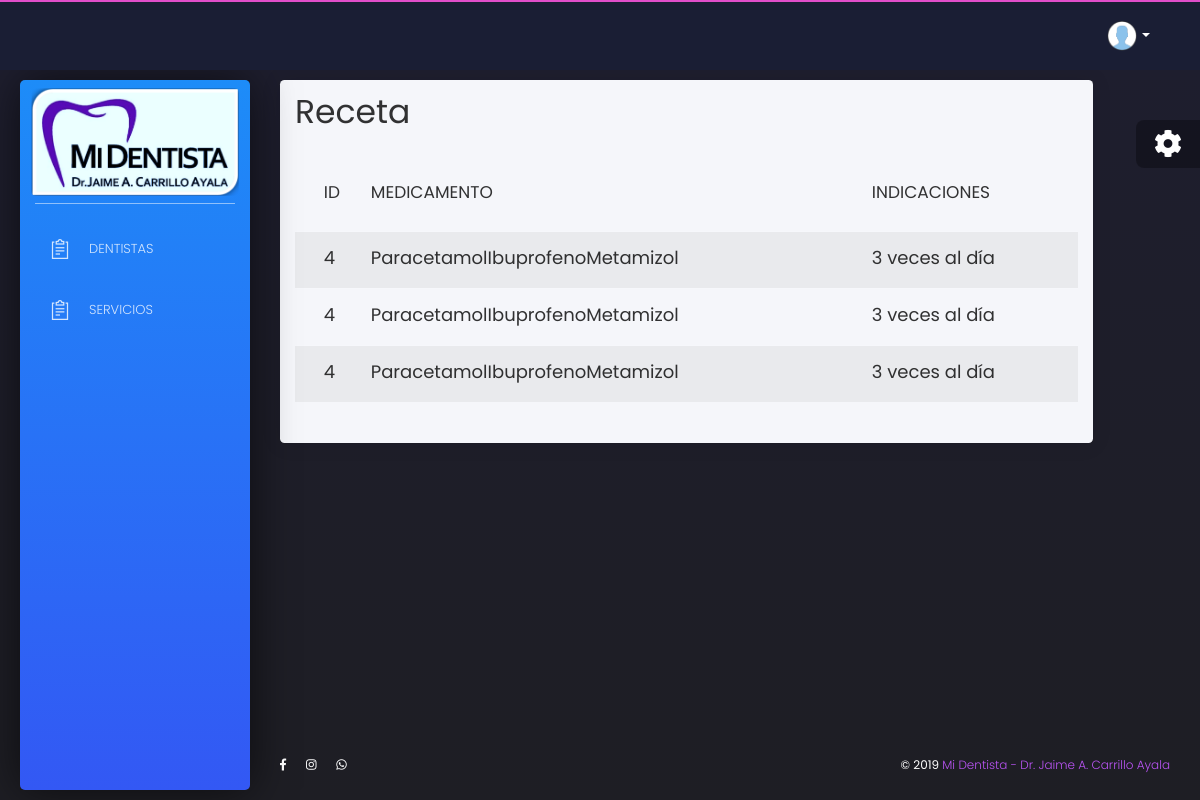
The page /core/recetas/3/ on the database its author committed.
### core/models.py (models this page shows)
class Receta(models.Model):
    id = models.AutoField(primary_key=True)
    paciente = models.ForeignKey(Paciente, on_delete=models.CASCADE)
    medicamento = models.ManyToManyField(Medicamento)
    indicaciones = models.CharField(max_length=128)

class Medicamento(models.Model):
    id = models.AutoField(primary_key=True)
    nombre = models.CharField(max_length=64)

### core/views.py (the view)
# urls.py: path('recetas/<int:paciente>/', RecetaList.as_view(), name = 'recetas'),
class RecetaList(LoginRequiredMixin, ListView):
    model = Receta
    def get_queryset(self):
        return Receta.objects.filter(paciente = self.kwargs['paciente']).order_by('medicamento')

### core/templates/core/receta_list.html (shortened to what this page needs)
{% extends 'core/base.html' %}
{% load static %}
{% block content %}
<div class="content">
    <div class="row">
        <div class="col-md-11">
            <div class="card white-content">
                <div class="card-header row">
                    <div class="col-md-8">
                        <h1>Receta</h1>
                    </div>
                </div>
                <div class="card-body">
                    <div class="table-responsive">
                        <table class="table table-striped " id="">
                            <thead class=" text-primary">
                                <th>
                                </th>
                                <th>
                                    <h4>Id</h4>
                                </th>
                                <th>
                                    <h4>Medicamento</h4>
                                </th>
                                <th>
                                    <h4>Indicaciones</h4>
                                </th>
                            </thead>
                            <tbody>
                                {% for receta in receta_list|dictsort:'id' %}
                                <tr>
                                    <td>
                                    </td>
                                    <td>
                                        <p><b>
                                                <font size="4">{{receta.id}}</font>
                                            </b></p>
                                    </td>
                                    <td>
                                        <p><b>
                                                <font size="4">{% for medicamento in receta.medicamento.all %}{{ medicamento.nombre }}{% endfor %}</font>
                                            </b></p>
                                    </td>
                                    <td>
                                        <p><b>
                                                <font size="4">{{receta.indicaciones}}</font>
                                            </b></p>
                                    </td>
                                </tr>
                                {% endfor %}
                            </tbody>
                        </table>
                    </div>
                </div>
            </div>
        </div>
    </div>
</div>
{% endblock %}

### rows shown on the page
Receta: id "4", indicaciones "3 veces al día"
Medicamento: nombre "Paracetamol"
Medicamento: nombre "Ibuprofeno"
Medicamento: nombre "Metamizol"
